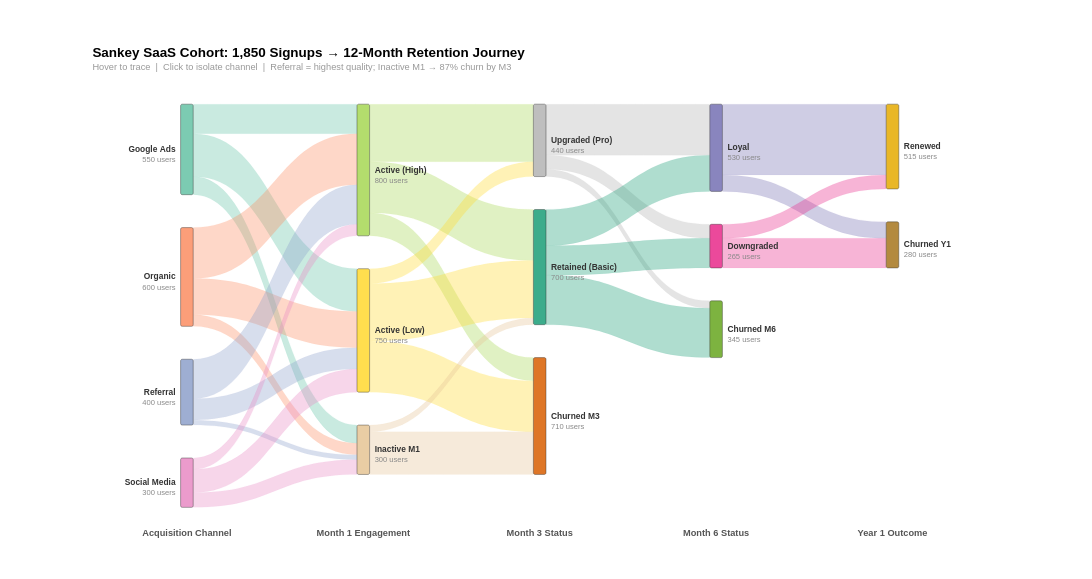

Source (Vega-Lite JSON):
### Vega specification from a JSON file in a GitHub repository (floating-point values rounded to 4 significant figures)
{"$schema": "https://vega.github.io/schema/vega/v5.json", "description": "SaaS Cohort Retention & Churn Sankey (Data-Driven Architecture)", "width": 1050, "height": 480, "padding": {"left": 110, "right": 140, "top": 55, "bottom": 50}, "background": "white", "_metadata": {"chart_type": "sankey_multi_stage", "title": "Sankey SaaS 12-Month Cohort Retention", "topic": "saas_retention_churn", "architecture": "data-driven layout via Vega transform pipeline", "value_unit": "User count", "notes": "1,850 signups tracked 12 months — Referral yields 60% high-engagement; only 28% survive to Year-1 renewal"}, "signals": [{"name": "nodeWidth", "value": 15}, {"name": "nodeGap", "value": 200}, {"name": "threshold", "value": 0, "bind": {"input": "range", "min": 0, "max": 100, "step": 10, "name": "Min Flow (users): "}}, {"name": "nodeHover", "value": null, "on": [{"events": "@nodeRect:mouseover", "update": "datum.name"}, {"events": "@nodeRect:mouseout", "update": "null"}]}, {"name": "edgeHover", "value": null, "on": [{"events": "@edgeMark:mouseover", "update": "datum.linkId"}, {"events": "@edgeMark:mouseout", "update": "null"}]}, {"name": "selectedNode", "value": null, "on": [{"events": "@nodeRect:click!", "update": "selectedNode === datum.name ? null : datum.name"}, {"events": [{"type": "click", "markname": "resetBtn"}, {"type": "dblclick"}], "update": "null"}]}], "data": [{"name": "rawLinks", "values": [{"source": "Google Ads", "target": "Active (High)", "value": 180}, {"source": "Google Ads", "target": "Active (Low)", "value": 260}, {"source": "Google Ads", "target": "Inactive M1", "value": 110}, {"source": "Organic", "target": "Active (High)", "value": 310}, {"source": "Organic", "target": "Active (Low)", "value": 220}, {"source": "Organic", "target": "Inactive M1", "value": 70}, {"source": "Referral", "target": "Active (High)", "value": 240}, {"source": "Referral", "target": "Active (Low)", "value": 130}, {"source": "Referral", "target": "Inactive M1", "value": 30}, {"source": "Social Media", "target": "Active (High)", "value": 70}, {"source": "Social Media", "target": "Active (Low)", "value": 140}, {"source": "Social Media", "target": "Inactive M1", "value": 90}, {"source": "Active (High)", "target": "Upgraded (Pro)", "value": 350}, {"source": "Active (High)", "target": "Retained (Basic)", "value": 310}, {"source": "Active (High)", "target": "Churned M3", "value": 140}, {"source": "Active (Low)", "target": "Upgraded (Pro)", "value": 90}, {"source": "Active (Low)", "target": "Retained (Basic)", "value": 350}, {"source": "Active (Low)", "target": "Churned M3", "value": 310}, {"source": "Inactive M1", "target": "Retained (Basic)", "value": 40}, {"source": "Inactive M1", "target": "Churned M3", "value": 260}, {"source": "Upgraded (Pro)", "target": "Loyal", "value": 310}, {"source": "Upgraded (Pro)", "target": "Downgraded", "value": 85}, {"source": "Upgraded (Pro)", "target": "Churned M6", "value": 45}, {"source": "Retained (Basic)", "target": "Loyal", "value": 220}, {"source": "Retained (Basic)", "target": "Downgraded", "value": 180}, {"source": "Retained (Basic)", "target": "Churned M6", "value": 300}, {"source": "Loyal", "target": "Renewed", "value": 430}, {"source": "Loyal", "target": "Churned Y1", "value": 100}, {"source": "Downgraded", "target": "Renewed", "value": 85}, {"source": "Downgraded", "target": "Churned Y1", "value": 180}]}, {"name": "nodeConfig", "values": [{"name": "Google Ads", "depth": 0, "order": 0}, {"name": "Organic", "depth": 0, "order": 1}, {"name": "Referral", "depth": 0, "order": 2}, {"name": "Social Media", "depth": 0, "order": 3}, {"name": "Active (High)", "depth": 1, "order": 0}, {"name": "Active (Low)", "depth": 1, "order": 1}, {"name": "Inactive M1", "depth": 1, "order": 2}, {"name": "Upgraded (Pro)", "depth": 2, "order": 0}, {"name": "Retained (Basic)", "depth": 2, "order": 1}, {"name": "Churned M3", "depth": 2, "order": 2}, {"name": "Loyal", "depth": 3, "order": 0}, {"name": "Downgraded", "depth": 3, "order": 1}, {"name": "Churned M6", "depth": 3, "order": 2}, {"name": "Renewed", "depth": 4, "order": 0}, {"name": "Churned Y1", "depth": 4, "order": 1}]}, {"name": "depthLabelsData", "values": [{"depth": 0, "label": "Acquisition Channel"}, {"depth": 1, "label": "Month 1 Engagement"}, {"depth": 2, "label": "Month 3 Status"}, {"depth": 3, "label": "Month 6 Status"}, {"depth": 4, "label": "Year 1 Outcome"}]}, {"name": "filteredLinks", "source": "rawLinks", "transform": [{"type": "filter", "expr": "datum.value >= threshold"}, {"type": "formula", "expr": "datum.source + ' → ' + datum.target", "as": "linkId"}]}, {"name": "linksWithOrder", "source": "filteredLinks", "transform": [{"type": "lookup", "from": "nodeConfig", "key": "name", "fields": ["source"], "as": ["srcConfig"]}, {"type": "lookup", "from": "nodeConfig", "key": "name", "fields": ["target"], "as": ["tgtConfig"]}, {"type": "formula", "expr": "datum.srcConfig.order", "as": "srcOrder"}, {"type": "formula", "expr": "datum.tgtConfig.order", "as": "tgtOrder"}, {"type": "formula", "expr": "datum.srcConfig.depth", "as": "srcDepth"}, {"type": "formula", "expr": "datum.tgtConfig.depth", "as": "tgtDepth"}]}, {"name": "outTotals", "source": "linksWithOrder", "transform": [{"type": "aggregate", "groupby": ["source"], "fields": ["value"], "ops": ["sum"], "as": ["totalOut"]}]}, {"name": "inTotals", "source": "linksWithOrder", "transform": [{"type": "aggregate", "groupby": ["target"], "fields": ["value"], "ops": ["sum"], "as": ["totalIn"]}]}, {"name": "nodePositions", "source": "nodeConfig", "transform": [{"type": "lookup", "from": "outTotals", "key": "source", "fields": ["name"], "as": ["outInfo"]}, {"type": "lookup", "from": "inTotals", "key": "target", "fields": ["name"], "as": ["inInfo"]}, {"type": "formula", "expr": "datum.outInfo ? datum.outInfo.totalOut : 0", "as": "totalOut"}, {"type": "formula", "expr": "datum.inInfo ? datum.inInfo.totalIn : 0", "as": "totalIn"}, {"type": "formula", "expr": "max(datum.totalOut, datum.totalIn)", "as": "total"}, {"type": "filter", "expr": "datum.total > 0"}, {"type": "stack", "groupby": ["depth"], "sort": {"field": "order", "order": "ascending"}, "field": "total"}, {"type": "window", "groupby": ["depth"], "sort": {"field": "order", "order": "ascending"}, "ops": ["row_number"], "as": ["rankInDepth"]}, {"type": "formula", "expr": "datum.y0 + (datum.rankInDepth - 1) * nodeGap", "as": "y0g"}, {"type": "formula", "expr": "datum.y1 + (datum.rankInDepth - 1) * nodeGap", "as": "y1g"}]}, {"name": "sourceStacked", "source": "linksWithOrder", "transform": [{"type": "window", "groupby": ["source"], "sort": {"field": "tgtOrder", "order": "ascending"}, "ops": ["sum"], "fields": ["value"], "frame": [null, 0], "as": ["srcCumEnd"]}, {"type": "formula", "expr": "datum.srcCumEnd - datum.value", "as": "srcCumStart"}]}, {"name": "targetStacked", "source": "linksWithOrder", "transform": [{"type": "window", "groupby": ["target"], "sort": {"field": "srcOrder", "order": "ascending"}, "ops": ["sum"], "fields": ["value"], "frame": [null, 0], "as": ["tgtCumEnd"]}, {"type": "formula", "expr": "datum.tgtCumEnd - datum.value", "as": "tgtCumStart"}]}, {"name": "edges", "source": "sourceStacked", "transform": [{"type": "lookup", "from": "targetStacked", "key": "linkId", "fields": ["linkId"], "as": ["tgtInfo"]}, {"type": "formula", "expr": "datum.tgtInfo ? datum.tgtInfo.tgtCumStart : 0", "as": "tgtCumStart"}, {"type": "formula", "expr": "datum.tgtInfo ? datum.tgtInfo.tgtCumEnd : datum.value", "as": "tgtCumEnd"}, {"type": "lookup", "from": "nodePositions", "key": "name", "fields": ["source"], "as": ["srcNode"]}, {"type": "lookup", "from": "nodePositions", "key": "name", "fields": ["target"], "as": ["tgtNode"]}, {"type": "filter", "expr": "datum.srcNode && datum.tgtNode"}, {"type": "formula", "expr": "datum.srcNode.y0g + datum.srcCumStart", "as": "absSy0"}, {"type": "formula", "expr": "datum.srcNode.y0g + datum.srcCumEnd", "as": "absSy1"}, {"type": "formula", "expr": "datum.tgtNode.y0g + datum.tgtCumStart", "as": "absTy0"}, {"type": "formula", "expr": "datum.tgtNode.y0g + datum.tgtCumEnd", "as": "absTy1"}, {"type": "formula", "expr": "datum.srcNode.total > 0 ? datum.value / datum.srcNode.total : 0", "as": "srcPct"}, {"type": "formula", "expr": "datum.tgtNode.total > 0 ? datum.value / datum.tgtNode.total : 0", "as": "tgtPct"}]}], "scales": [{"name": "x", "type": "point", "range": "width", "domain": [0, 1, 2, 3, 4], "padding": 0.5}, {"name": "y", "type": "linear", "range": [0, {"signal": "height"}], "domain": {"data": "nodePositions", "field": "y1g"}}, {"name": "color", "type": "ordinal", "domain": {"data": "nodeConfig", "field": "name"}, "range": ["#66c2a5", "#fc8d62", "#8da0cb", "#e78ac3", "#a6d854", "#ffd92f", "#e5c494", "#b3b3b3", "#1b9e77", "#d95f02", "#7570b3", "#e7298a", "#66a61e", "#e6ab02", "#a6761d"]}], "marks": [{"type": "path", "name": "edgeMark", "from": {"data": "edges"}, "encode": {"update": {"path": {"signal": "'M' + (scale('x', datum.srcDepth) + nodeWidth) + ',' + scale('y', datum.absSy0) + ' C' + ((scale('x', datum.srcDepth) + nodeWidth + scale('x', datum.tgtDepth)) / 2) + ',' + scale('y', datum.absSy0) + ' ' + ((scale('x', datum.srcDepth) + nodeWidth + scale('x', datum.tgtDepth)) / 2) + ',' + scale('y', datum.absTy0) + ' ' + scale('x', datum.tgtDepth) + ',' + scale('y', datum.absTy0) + ' L' + scale('x', datum.tgtDepth) + ',' + scale('y', datum.absTy1) + ' C' + ((scale('x', datum.srcDepth) + nodeWidth + scale('x', datum.tgtDepth)) / 2) + ',' + scale('y', datum.absTy1) + ' ' + ((scale('x', datum.srcDepth) + nodeWidth + scale('x', datum.tgtDepth)) / 2) + ',' + scale('y', datum.absSy1) + ' ' + (scale('x', datum.srcDepth) + nodeWidth) + ',' + scale('y', datum.absSy1) + ' Z'"}, "fill": {"scale": "color", "field": "source"}, "fillOpacity": {"signal": "selectedNode ? (datum.source === selectedNode || datum.target === selectedNode ? 0.65 : 0.04) : nodeHover ? (datum.source === nodeHover || datum.target === nodeHover ? 0.65 : 0.08) : edgeHover === datum.linkId ? 0.75 : 0.35"}, "stroke": {"scale": "color", "field": "source"}, "strokeWidth": {"value": 0.5}, "strokeOpacity": {"signal": "selectedNode ? (datum.source === selectedNode || datum.target === selectedNode ? 0.4 : 0) : nodeHover ? (datum.source === nodeHover || datum.target === nodeHover ? 0.4 : 0) : edgeHover === datum.linkId ? 0.5 : 0.1"}, "tooltip": {"signal": "datum.source + ' → ' + datum.target + ': ' + format(datum.value, ',d') + ' users (' + format(datum.srcPct, '.0%') + ' of ' + datum.source + ')'"}, "cursor": {"value": "pointer"}}, "hover": {"fillOpacity": {"value": 0.8}}}}, {"type": "rect", "name": "nodeRect", "from": {"data": "nodePositions"}, "encode": {"enter": {"width": {"signal": "nodeWidth"}, "cornerRadius": {"value": 2}}, "update": {"x": {"scale": "x", "field": "depth"}, "y": {"scale": "y", "field": "y0g"}, "y2": {"scale": "y", "field": "y1g"}, "fill": {"scale": "color", "field": "name"}, "stroke": {"value": "#333"}, "strokeWidth": {"signal": "selectedNode === datum.name || nodeHover === datum.name ? 2 : 0.5"}, "fillOpacity": {"signal": "selectedNode ? (datum.name === selectedNode ? 1 : 0.25) : nodeHover === datum.name ? 1 : 0.85"}, "tooltip": {"signal": "datum.name + ': ' + format(datum.total, ',d') + ' users'"}, "cursor": {"value": "pointer"}}}}, {"type": "text", "from": {"data": "nodePositions"}, "interactive": false, "encode": {"update": {"x": {"signal": "datum.depth === 0 ? scale('x', datum.depth) - 6 : scale('x', datum.depth) + nodeWidth + 6"}, "y": {"signal": "(scale('y', datum.y0g) + scale('y', datum.y1g)) / 2"}, "align": {"signal": "datum.depth === 0 ? 'right' : 'left'"}, "text": {"field": "name"}, "fontSize": {"value": 10}, "fontWeight": {"value": "bold"}, "fill": {"value": "#333"}, "baseline": {"value": "middle"}, "opacity": {"signal": "selectedNode ? (datum.name === selectedNode ? 1 : 0.25) : 1"}}}}, {"type": "text", "from": {"data": "nodePositions"}, "interactive": false, "encode": {"update": {"x": {"signal": "datum.depth === 0 ? scale('x', datum.depth) - 6 : scale('x', datum.depth) + nodeWidth + 6"}, "y": {"signal": "(scale('y', datum.y0g) + scale('y', datum.y1g)) / 2 + 12"}, "align": {"signal": "datum.depth === 0 ? 'right' : 'left'"}, "text": {"signal": "abs(scale('y', datum.y0g) - scale('y', datum.y1g)) > 18 ? '' + format(datum.total, ',d') + ' users' : ''"}, "fontSize": {"value": 9}, "fill": {"value": "#888"}, "baseline": {"value": "middle"}, "opacity": {"signal": "selectedNode ? (datum.name === selectedNode ? 1 : 0.25) : 1"}}}}, {"type": "text", "from": {"data": "depthLabelsData"}, "interactive": false, "encode": {"enter": {"x": {"signal": "scale('x', datum.depth) + nodeWidth / 2"}, "y": {"signal": "height + 25"}, "text": {"field": "label"}, "fontSize": {"value": 11}, "fontWeight": {"value": "bold"}, "fill": {"value": "#555"}, "baseline": {"value": "top"}, "align": {"value": "center"}}}}, {"type": "group", "data": [{"name": "showResetData", "values": [{}], "transform": [{"type": "filter", "expr": "selectedNode"}]}], "encode": {"enter": {"xc": {"signal": "width / 2"}, "y": {"value": -35}, "width": {"value": 100}, "height": {"value": 26}}}, "marks": [{"type": "group", "name": "resetBtn", "from": {"data": "showResetData"}, "encode": {"enter": {"cornerRadius": {"value": 5}, "fill": {"value": "#f5f5f5"}, "stroke": {"value": "#bbb"}, "strokeWidth": {"value": 1.5}, "height": {"field": {"group": "height"}}, "width": {"field": {"group": "width"}}, "cursor": {"value": "pointer"}}, "update": {"opacity": {"value": 1}}, "hover": {"opacity": {"value": 0.7}}}, "marks": [{"type": "text", "interactive": false, "encode": {"enter": {"xc": {"field": {"group": "width"}, "mult": 0.5}, "yc": {"field": {"group": "height"}, "mult": 0.5, "offset": 1}, "align": {"value": "center"}, "baseline": {"value": "middle"}, "fontWeight": {"value": "bold"}, "fontSize": {"value": 11}, "text": {"value": "Show All"}, "fill": {"value": "#555"}}}}]}]}], "title": {"text": "Sankey SaaS Cohort: 1,850 Signups → 12-Month Retention Journey", "subtitle": "Hover to trace  |  Click to isolate channel  |  Referral = highest quality; Inactive M1 → 87% churn by M3", "fontSize": 16, "subtitleFontSize": 11, "subtitleColor": "#999", "anchor": "start"}}
